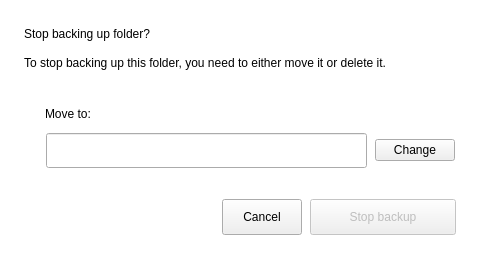
<?xml version="1.0" encoding="UTF-8"?>
<ui version="4.0">
 <class>ChooseMoveBackupFolderErrorDialog</class>
 <widget class="QDialog" name="ChooseMoveBackupFolderErrorDialog">
  <property name="geometry">
   <rect>
    <x>0</x>
    <y>0</y>
    <width>658</width>
    <height>350</height>
   </rect>
  </property>
  <property name="minimumSize">
   <size>
    <width>536</width>
    <height>350</height>
   </size>
  </property>
  <property name="windowTitle">
   <string>Stop backup</string>
  </property>
  <property name="styleSheet">
   <string notr="true">/*ColorTokenIcon;Button;bConfirm;normal;off;colorToken.text-inverse-accent*/
/*ColorTokenIcon;Button;bConfirm;disabled;off;colorToken.text-inverse-accent*/
/*ColorTokenIcon;Button;bConfirm;active;off;colorToken.text-inverse-accent*/
/*ColorTokenIcon;Button;bConfirm;selected;off;colorToken.text-inverse-accent*/

#ChooseMoveBackupFolderErrorDialog
{
background-color: #ffffff; /*colorToken.page-background*/
}

</string>
  </property>
  <property name="TOKENIZED" stdset="0">
   <bool>true</bool>
  </property>
  <layout class="QVBoxLayout" name="verticalLayout_7">
   <property name="spacing">
    <number>30</number>
   </property>
   <property name="sizeConstraint">
    <enum>QLayout::SetFixedSize</enum>
   </property>
   <property name="leftMargin">
    <number>24</number>
   </property>
   <property name="topMargin">
    <number>27</number>
   </property>
   <property name="rightMargin">
    <number>24</number>
   </property>
   <property name="bottomMargin">
    <number>24</number>
   </property>
   <item>
    <layout class="QVBoxLayout" name="verticalLayout_4">
     <property name="spacing">
      <number>15</number>
     </property>
     <item>
      <widget class="QLabel" name="lTitle">
       <property name="sizePolicy">
        <sizepolicy hsizetype="Preferred" vsizetype="Fixed">
         <horstretch>0</horstretch>
         <verstretch>0</verstretch>
        </sizepolicy>
       </property>
       <property name="minimumSize">
        <size>
         <width>432</width>
         <height>0</height>
        </size>
       </property>
       <property name="text">
        <string>Stop backing up folder?</string>
       </property>
       <property name="semibold" stdset="0">
        <bool>false</bool>
       </property>
       <property name="font-size" stdset="0">
        <string notr="true">label-2</string>
       </property>
      </widget>
     </item>
     <item>
      <widget class="QLabel" name="lSecondaryText">
       <property name="sizePolicy">
        <sizepolicy hsizetype="Preferred" vsizetype="Fixed">
         <horstretch>0</horstretch>
         <verstretch>0</verstretch>
        </sizepolicy>
       </property>
       <property name="minimumSize">
        <size>
         <width>432</width>
         <height>0</height>
        </size>
       </property>
       <property name="text">
        <string>To stop backing up this folder, you need to either move it or delete it.</string>
       </property>
       <property name="wordWrap">
        <bool>true</bool>
       </property>
      </widget>
     </item>
    </layout>
   </item>
   <item>
    <layout class="QVBoxLayout" name="verticalLayout_6">
     <item>
      <layout class="QVBoxLayout" name="verticalLayout_5">
       <property name="spacing">
        <number>16</number>
       </property>
       <item>
        <layout class="QVBoxLayout" name="verticalLayout_2">
         <property name="spacing">
          <number>13</number>
         </property>
         <item>
          <layout class="QHBoxLayout" name="horizontalLayout_3">
           <property name="leftMargin">
            <number>22</number>
           </property>
           <property name="rightMargin">
            <number>0</number>
           </property>
          </layout>
         </item>
        </layout>
       </item>
       <item>
        <widget class="QWidget" name="moveToContainer" native="true">
         <property name="minimumSize">
          <size>
           <width>0</width>
           <height>69</height>
          </size>
         </property>
         <layout class="QVBoxLayout" name="verticalLayout_3">
          <property name="spacing">
           <number>4</number>
          </property>
          <property name="leftMargin">
           <number>21</number>
          </property>
          <property name="topMargin">
           <number>0</number>
          </property>
          <property name="rightMargin">
           <number>0</number>
          </property>
          <property name="bottomMargin">
           <number>0</number>
          </property>
          <item>
           <widget class="QLabel" name="lMoveTo">
            <property name="maximumSize">
             <size>
              <width>16777215</width>
              <height>30</height>
             </size>
            </property>
            <property name="text">
             <string>Move to:</string>
            </property>
            <property name="semibold" stdset="0">
             <bool>false</bool>
            </property>
           </widget>
          </item>
          <item>
           <layout class="QHBoxLayout" name="horizontalLayout">
            <property name="spacing">
             <number>8</number>
            </property>
            <property name="leftMargin">
             <number>1</number>
            </property>
            <property name="topMargin">
             <number>1</number>
            </property>
            <property name="rightMargin">
             <number>1</number>
            </property>
            <property name="bottomMargin">
             <number>1</number>
            </property>
            <item>
             <widget class="QLineEdit" name="lTarget">
              <property name="minimumSize">
               <size>
                <width>0</width>
                <height>35</height>
               </size>
              </property>
              <property name="maximumSize">
               <size>
                <width>16777215</width>
                <height>35</height>
               </size>
              </property>
              <property name="text">
               <string/>
              </property>
              <property name="type" stdset="0">
               <string notr="true">mega</string>
              </property>
             </widget>
            </item>
            <item>
             <widget class="QPushButton" name="bChange">
              <property name="enabled">
               <bool>true</bool>
              </property>
              <property name="minimumSize">
               <size>
                <width>0</width>
                <height>0</height>
               </size>
              </property>
              <property name="maximumSize">
               <size>
                <width>16777215</width>
                <height>16777215</height>
               </size>
              </property>
              <property name="cursor">
               <cursorShape>PointingHandCursor</cursorShape>
              </property>
              <property name="text">
               <string>Change</string>
              </property>
              <property name="type" stdset="0">
               <string notr="true">secondary</string>
              </property>
              <property name="dimension" stdset="0">
               <string notr="true">medium</string>
              </property>
             </widget>
            </item>
           </layout>
          </item>
         </layout>
        </widget>
       </item>
      </layout>
     </item>
     <item>
      <layout class="QVBoxLayout" name="verticalLayout">
       <property name="spacing">
        <number>13</number>
       </property>
       <item>
        <layout class="QHBoxLayout" name="horizontalLayout_4">
         <property name="leftMargin">
          <number>22</number>
         </property>
        </layout>
       </item>
      </layout>
     </item>
    </layout>
   </item>
   <item>
    <layout class="QHBoxLayout" name="horizontalLayout_2">
     <property name="spacing">
      <number>8</number>
     </property>
     <property name="bottomMargin">
      <number>0</number>
     </property>
     <item>
      <spacer name="horizontalSpacer">
       <property name="orientation">
        <enum>Qt::Horizontal</enum>
       </property>
       <property name="sizeHint" stdset="0">
        <size>
         <width>40</width>
         <height>20</height>
        </size>
       </property>
      </spacer>
     </item>
     <item>
      <widget class="QPushButton" name="bCancel">
       <property name="minimumSize">
        <size>
         <width>80</width>
         <height>36</height>
        </size>
       </property>
       <property name="maximumSize">
        <size>
         <width>16777215</width>
         <height>36</height>
        </size>
       </property>
       <property name="cursor">
        <cursorShape>PointingHandCursor</cursorShape>
       </property>
       <property name="text">
        <string>Cancel</string>
       </property>
       <property name="default">
        <bool>false</bool>
       </property>
       <property name="flat">
        <bool>false</bool>
       </property>
       <property name="type" stdset="0">
        <string notr="true">outline</string>
       </property>
       <property name="dimension" stdset="0">
        <string notr="true">medium</string>
       </property>
      </widget>
     </item>
     <item>
      <widget class="QPushButton" name="bConfirm">
       <property name="enabled">
        <bool>false</bool>
       </property>
       <property name="minimumSize">
        <size>
         <width>146</width>
         <height>36</height>
        </size>
       </property>
       <property name="maximumSize">
        <size>
         <width>16777215</width>
         <height>36</height>
        </size>
       </property>
       <property name="cursor">
        <cursorShape>PointingHandCursor</cursorShape>
       </property>
       <property name="text">
        <string>Stop backup</string>
       </property>
       <property name="icon">
        <iconset resource="../../../../gui/Resources_common.qrc">
         <normaloff>:/mega_medium_thin_outline</normaloff>:/mega_medium_thin_outline</iconset>
       </property>
       <property name="default">
        <bool>true</bool>
       </property>
       <property name="flat">
        <bool>false</bool>
       </property>
       <property name="type" stdset="0">
        <string notr="true">primary</string>
       </property>
       <property name="dimension" stdset="0">
        <string notr="true">medium</string>
       </property>
      </widget>
     </item>
    </layout>
   </item>
  </layout>
 </widget>
 <resources>
  <include location="../../../../gui/Resources_common.qrc"/>
 </resources>
 <connections/>
</ui>
